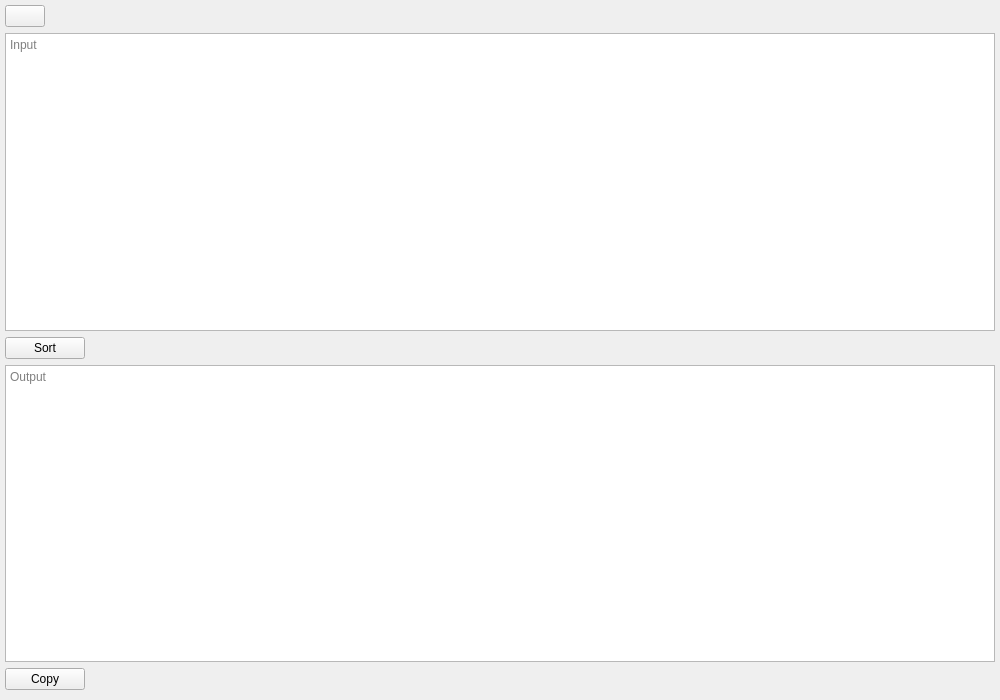
<?xml version="1.0" encoding="UTF-8"?>
<ui version="4.0">
 <class>SortInterface</class>
 <widget class="QWidget" name="SortInterface">
  <property name="geometry">
   <rect>
    <x>0</x>
    <y>0</y>
    <width>1000</width>
    <height>700</height>
   </rect>
  </property>
  <property name="windowTitle">
   <string>Form</string>
  </property>
  <layout class="QVBoxLayout" name="verticalLayout_2">
   <property name="leftMargin">
    <number>0</number>
   </property>
   <property name="topMargin">
    <number>0</number>
   </property>
   <property name="rightMargin">
    <number>0</number>
   </property>
   <property name="bottomMargin">
    <number>0</number>
   </property>
   <item>
    <layout class="QVBoxLayout" name="verticalLayout">
     <property name="leftMargin">
      <number>5</number>
     </property>
     <property name="topMargin">
      <number>5</number>
     </property>
     <property name="rightMargin">
      <number>5</number>
     </property>
     <property name="bottomMargin">
      <number>10</number>
     </property>
     <item>
      <layout class="QHBoxLayout" name="horizontalLayout">
       <item alignment="Qt::AlignLeft">
        <widget class="SwitchButton" name="useFiltersToggle">
         <property name="text">
          <string/>
         </property>
        </widget>
       </item>
       <item>
        <spacer name="horizontalSpacer_2">
         <property name="orientation">
          <enum>Qt::Horizontal</enum>
         </property>
         <property name="sizeType">
          <enum>QSizePolicy::Fixed</enum>
         </property>
         <property name="sizeHint" stdset="0">
          <size>
           <width>30</width>
           <height>20</height>
          </size>
         </property>
        </spacer>
       </item>
      </layout>
     </item>
     <item>
      <widget class="PlainTextEdit" name="sortTextInput">
       <property name="textInteractionFlags">
        <set>Qt::LinksAccessibleByKeyboard|Qt::LinksAccessibleByMouse|Qt::TextBrowserInteraction|Qt::TextEditable|Qt::TextEditorInteraction|Qt::TextSelectableByKeyboard|Qt::TextSelectableByMouse</set>
       </property>
       <property name="placeholderText">
        <string>Input</string>
       </property>
      </widget>
     </item>
     <item>
      <layout class="QHBoxLayout" name="horizontalLayout_2">
       <item alignment="Qt::AlignLeft">
        <widget class="PushButton" name="sortBtn">
         <property name="text">
          <string>Sort</string>
         </property>
        </widget>
       </item>
      </layout>
     </item>
     <item>
      <widget class="PlainTextEdit" name="sortedOutput">
       <property name="textInteractionFlags">
        <set>Qt::LinksAccessibleByMouse|Qt::TextSelectableByMouse</set>
       </property>
       <property name="placeholderText">
        <string>Output</string>
       </property>
      </widget>
     </item>
     <item alignment="Qt::AlignLeft">
      <widget class="PushButton" name="copySortedBtn">
       <property name="text">
        <string>Copy</string>
       </property>
      </widget>
     </item>
    </layout>
   </item>
  </layout>
 </widget>
 <customwidgets>
  <customwidget>
   <class>PushButton</class>
   <extends>QPushButton</extends>
   <header>qfluentwidgets</header>
  </customwidget>
  <customwidget>
   <class>PlainTextEdit</class>
   <extends>QPlainTextEdit</extends>
   <header>qfluentwidgets</header>
  </customwidget>
  <customwidget>
   <class>SwitchButton</class>
   <extends>QPushButton</extends>
   <header>qfluentwidgets</header>
  </customwidget>
 </customwidgets>
 <resources/>
 <connections/>
</ui>
